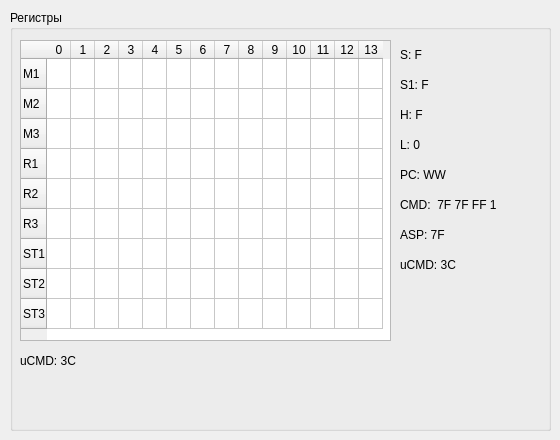
<?xml version="1.0" encoding="UTF-8"?>
<ui version="4.0">
 <class>cDebugDlg</class>
 <widget class="QDialog" name="cDebugDlg">
  <property name="windowModality">
   <enum>Qt::NonModal</enum>
  </property>
  <property name="geometry">
   <rect>
    <x>0</x>
    <y>0</y>
    <width>560</width>
    <height>440</height>
   </rect>
  </property>
  <property name="windowTitle">
   <string>Dialog</string>
  </property>
  <property name="windowOpacity">
   <double>100.000000000000000</double>
  </property>
  <widget class="QGroupBox" name="groupBox">
   <property name="geometry">
    <rect>
     <x>10</x>
     <y>10</y>
     <width>541</width>
     <height>421</height>
    </rect>
   </property>
   <property name="title">
    <string>Регистры</string>
   </property>
   <widget class="QTableWidget" name="regTable">
    <property name="geometry">
     <rect>
      <x>10</x>
      <y>30</y>
      <width>371</width>
      <height>301</height>
     </rect>
    </property>
    <property name="cornerButtonEnabled">
     <bool>false</bool>
    </property>
    <property name="rowCount">
     <number>9</number>
    </property>
    <property name="columnCount">
     <number>14</number>
    </property>
    <attribute name="horizontalHeaderCascadingSectionResizes">
     <bool>false</bool>
    </attribute>
    <attribute name="horizontalHeaderDefaultSectionSize">
     <number>24</number>
    </attribute>
    <row>
     <property name="text">
      <string>M1</string>
     </property>
    </row>
    <row>
     <property name="text">
      <string>M2</string>
     </property>
    </row>
    <row>
     <property name="text">
      <string>M3</string>
     </property>
    </row>
    <row>
     <property name="text">
      <string>R1</string>
     </property>
    </row>
    <row>
     <property name="text">
      <string>R2</string>
     </property>
    </row>
    <row>
     <property name="text">
      <string>R3</string>
     </property>
    </row>
    <row>
     <property name="text">
      <string>ST1</string>
     </property>
    </row>
    <row>
     <property name="text">
      <string>ST2</string>
     </property>
    </row>
    <row>
     <property name="text">
      <string>ST3</string>
     </property>
    </row>
    <column>
     <property name="text">
      <string>0</string>
     </property>
    </column>
    <column>
     <property name="text">
      <string>1</string>
     </property>
    </column>
    <column>
     <property name="text">
      <string>2</string>
     </property>
    </column>
    <column>
     <property name="text">
      <string>3</string>
     </property>
    </column>
    <column>
     <property name="text">
      <string>4</string>
     </property>
    </column>
    <column>
     <property name="text">
      <string>5</string>
     </property>
    </column>
    <column>
     <property name="text">
      <string>6</string>
     </property>
    </column>
    <column>
     <property name="text">
      <string>7</string>
     </property>
    </column>
    <column>
     <property name="text">
      <string>8</string>
     </property>
    </column>
    <column>
     <property name="text">
      <string>9</string>
     </property>
    </column>
    <column>
     <property name="text">
      <string>10</string>
     </property>
    </column>
    <column>
     <property name="text">
      <string>11</string>
     </property>
    </column>
    <column>
     <property name="text">
      <string>12</string>
     </property>
    </column>
    <column>
     <property name="text">
      <string>13</string>
     </property>
    </column>
   </widget>
   <widget class="QLabel" name="ucmddis">
    <property name="geometry">
     <rect>
      <x>10</x>
      <y>340</y>
      <width>781</width>
      <height>21</height>
     </rect>
    </property>
    <property name="text">
     <string>uCMD: 3C</string>
    </property>
   </widget>
   <widget class="QLabel" name="rs">
    <property name="geometry">
     <rect>
      <x>390</x>
      <y>30</y>
      <width>88</width>
      <height>29</height>
     </rect>
    </property>
    <property name="text">
     <string>S: F</string>
    </property>
   </widget>
   <widget class="QLabel" name="rs1">
    <property name="geometry">
     <rect>
      <x>390</x>
      <y>60</y>
      <width>104</width>
      <height>29</height>
     </rect>
    </property>
    <property name="text">
     <string>S1: F</string>
    </property>
   </widget>
   <widget class="QLabel" name="rh">
    <property name="geometry">
     <rect>
      <x>390</x>
      <y>90</y>
      <width>123</width>
      <height>29</height>
     </rect>
    </property>
    <property name="text">
     <string>H: F</string>
    </property>
   </widget>
   <widget class="QLabel" name="rl">
    <property name="geometry">
     <rect>
      <x>390</x>
      <y>120</y>
      <width>149</width>
      <height>29</height>
     </rect>
    </property>
    <property name="text">
     <string>L: 0</string>
    </property>
   </widget>
   <widget class="QLabel" name="rpc">
    <property name="geometry">
     <rect>
      <x>390</x>
      <y>150</y>
      <width>189</width>
      <height>29</height>
     </rect>
    </property>
    <property name="text">
     <string>PC: WW</string>
    </property>
   </widget>
   <widget class="QLabel" name="rcmd">
    <property name="geometry">
     <rect>
      <x>390</x>
      <y>180</y>
      <width>254</width>
      <height>29</height>
     </rect>
    </property>
    <property name="text">
     <string>CMD:  7F 7F FF 1</string>
    </property>
   </widget>
   <widget class="QLabel" name="aspid">
    <property name="geometry">
     <rect>
      <x>390</x>
      <y>210</y>
      <width>386</width>
      <height>29</height>
     </rect>
    </property>
    <property name="text">
     <string>ASP: 7F</string>
    </property>
   </widget>
   <widget class="QLabel" name="ucmdaddr">
    <property name="geometry">
     <rect>
      <x>390</x>
      <y>240</y>
      <width>779</width>
      <height>29</height>
     </rect>
    </property>
    <property name="text">
     <string>uCMD: 3C</string>
    </property>
   </widget>
  </widget>
 </widget>
 <resources/>
 <connections/>
</ui>
